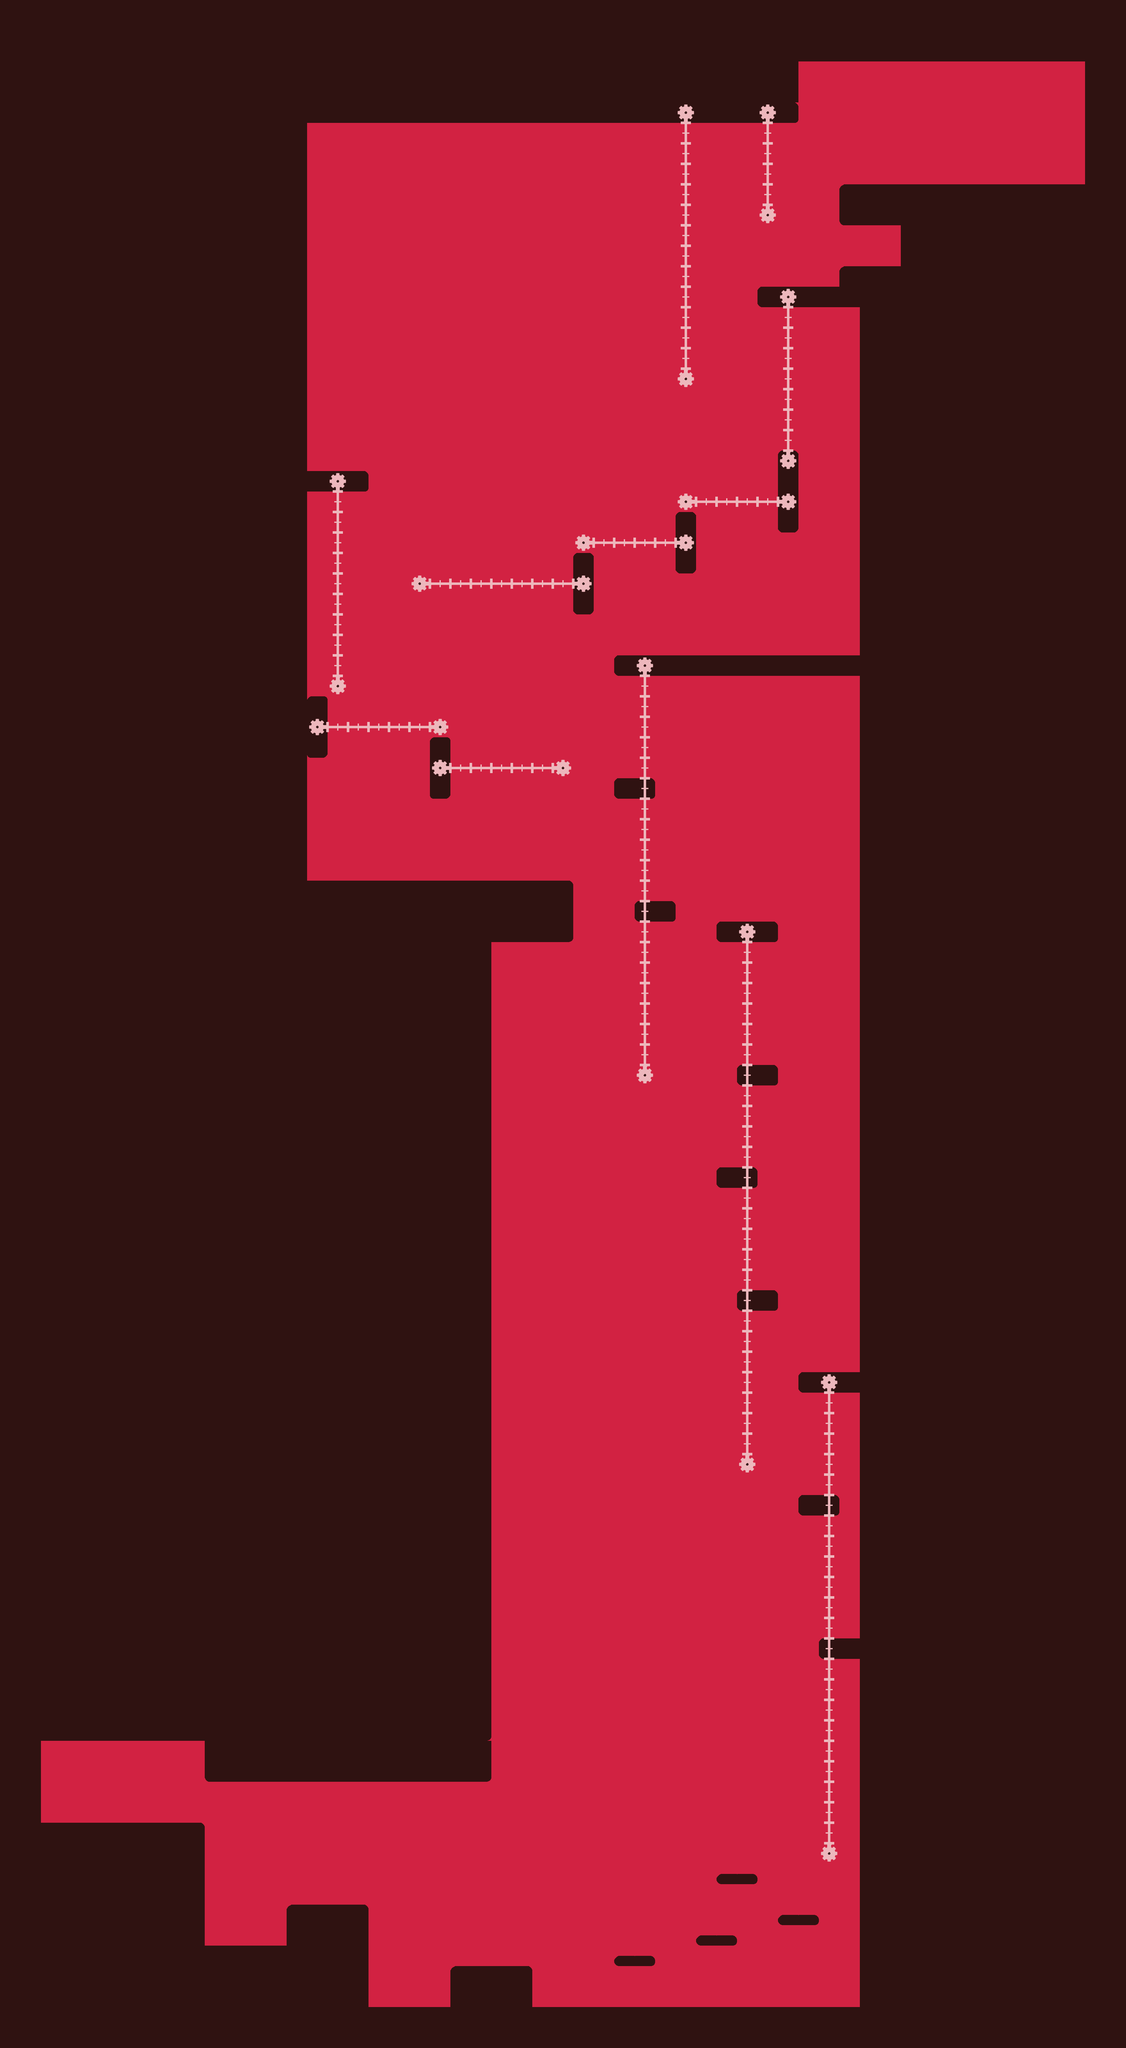

A level layout from a 2D game, rendered from its tile map. Below: a short description, then the map file with tile-grid data replaced by summaries:
An orthogonal 55x100 tile map with 64x64 px tiles, 4 tile layers (fondo, piso/paredes, EngranajesYObjetos, Rayas).

<map version="1.0" orientation="orthogonal" width="55" height="100" tilewidth="64" tileheight="64">
 <tileset firstgid="1" name="tiles01" tilewidth="64" tileheight="64">
  <image source="tiles01.png" width="892" height="640" />
 </tileset>
 <layer name="fondo" width="55" height="100">
  <data>[5500 cells, 5500 non-empty, 1 distinct tile ids]</data>
 </layer>
 <layer name="piso/paredes" width="55" height="100">
  <data>[5500 cells, 3365 non-empty, 9 distinct tile ids]</data>
 </layer>
 <layer name="EngranajesYObjetos" width="55" height="100">
  <data>[5500 cells, 147 non-empty, 6 distinct tile ids]</data>
 </layer>
 <layer name="Rayas" width="55" height="100">
  <data>[5500 cells, 0 non-empty, 0 distinct tile ids]</data>
 </layer>
</map>
